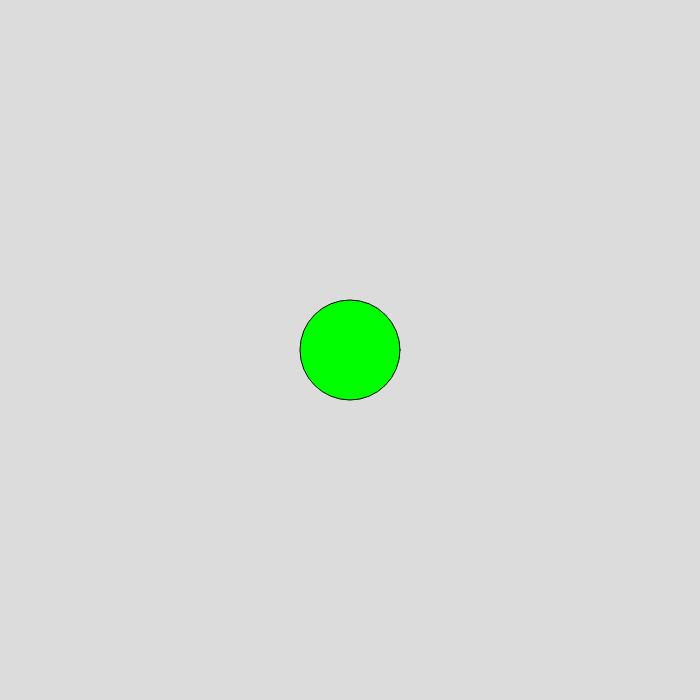
Frame 1 (no input)
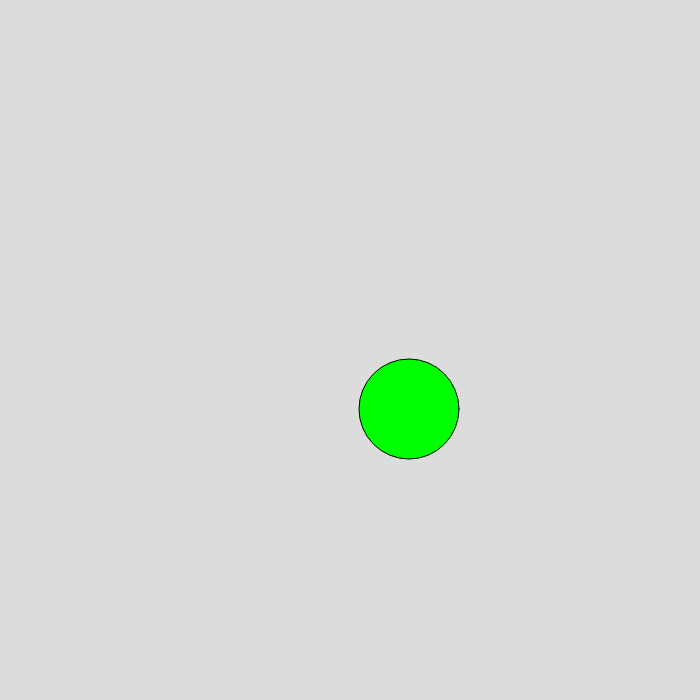
Frame 60 (no input)
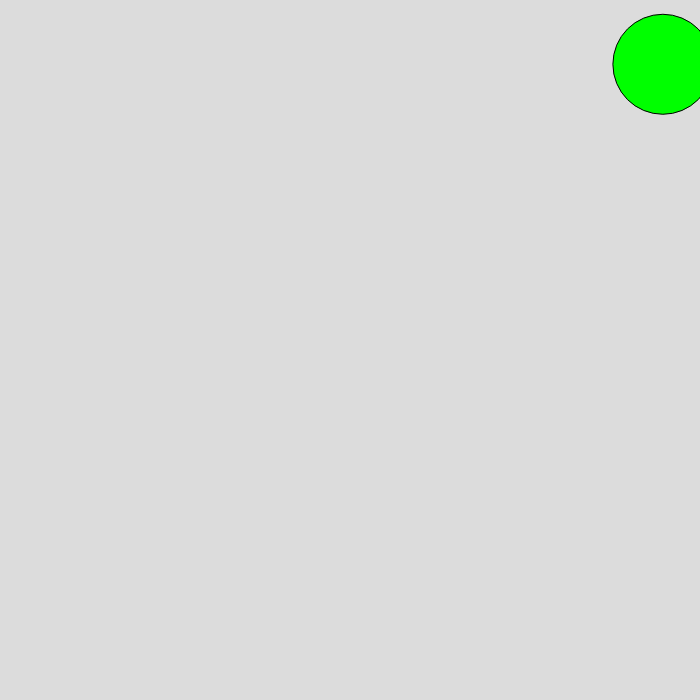
Frame 120 (the mouse pressed at the canvas centre since frame 60)

The p5.js sketch that drew these frames (run headless with seeded random() and noise() and a simulated clock; from frame 60 on, the mouse is pressed at the canvas centre):

// p5.js sketch
// ── sketch.js
let r = 0;
let g = 255;
let b = 0;

//ellipse variable
let x = 0;
let y = 0;
let xMove = 1;
let yMove = 1;


function setup() {
  createCanvas(700, 700);
  x = width/2;
  y = height/2;
}

function draw() {
  background(220);
  fill(r,g,b);
  ellipse(x,y,100,100);

  x += xMove; //same as: x = x +Xmove
  y += yMove;

  if (x >= width || x <= 0) // "||" means "or"
  {
    xMove = -xMove;
  }

  if (y >= width || x <= 0) // "||" means "or"
  {
    yMove = -yMove;
  }
}

function mousePressed()
{
  xMove = random(-10,10);
  yMove = random(-10,10);
}

 
